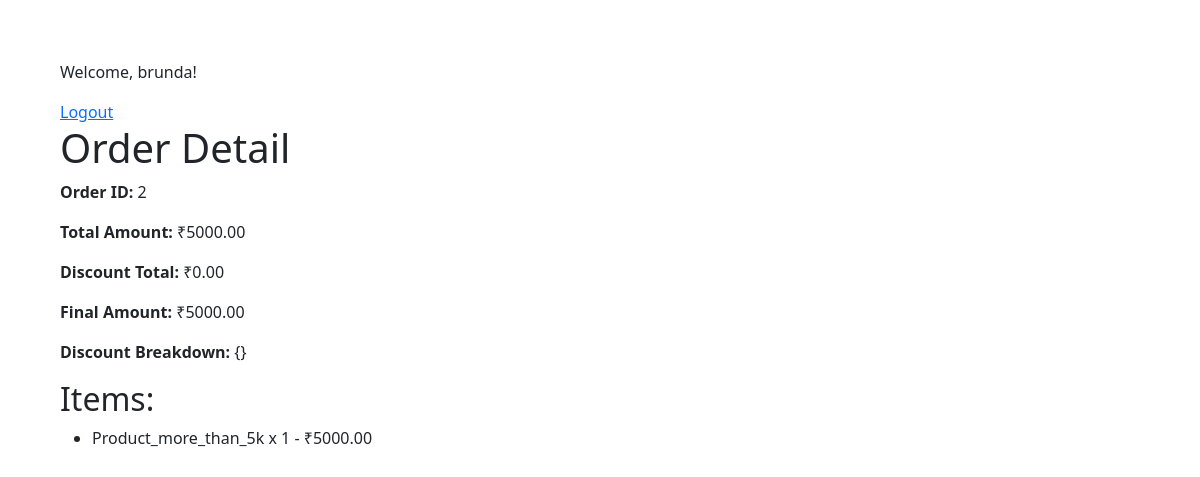
The app's page /orders/2/ (signed in) with its own data.
### storeapp/models.py (models this page shows, shortened)
class Order(models.Model):
    user = models.ForeignKey(User, on_delete=models.CASCADE, related_name='orders')
    created_at = models.DateTimeField(default=timezone.now)
    total_amount = models.DecimalField(max_digits=10, decimal_places=2, default=0.0)
    discount_total = models.DecimalField(max_digits=10, decimal_places=2, default=0.0)
    final_amount = models.DecimalField(max_digits=10, decimal_places=2, default=0.0)
    discount_breakdown = models.TextField(blank=True, null=True)  # e.g., stored as JSON or text

class OrderItem(models.Model):
    order = models.ForeignKey(Order, on_delete=models.CASCADE, related_name='order_items')
    product = models.ForeignKey(Product, on_delete=models.CASCADE)
    quantity = models.PositiveIntegerField(default=1)

class Product(models.Model):
    name = models.CharField(max_length=255)
    category = models.CharField(max_length=255)
    price = models.DecimalField(max_digits=10, decimal_places=2)

### storeapp/views.py (the view)
# urls.py: path('orders/<int:order_id>/', views.order_detail, name='order_detail'),
@login_required
def order_detail(request, order_id):
    order = get_object_or_404(Order, id=order_id, user=request.user)
    return render(request, 'order_detail.html', {'order': order})

### storeapp/templates/order_detail.html
{% extends "base.html" %}
{% block content %}
  <h1>Order Detail</h1>
  <p><strong>Order ID:</strong> {{ order.id }}</p>
  <p><strong>Total Amount:</strong> ₹{{ order.total_amount }}</p>
  <p><strong>Discount Total:</strong> ₹{{ order.discount_total }}</p>
  <p><strong>Final Amount:</strong> ₹{{ order.final_amount }}</p>
  <p><strong>Discount Breakdown:</strong> {{ order.discount_breakdown }}</p>
  <h2>Items:</h2>
  <ul>
    {% for item in order.order_items.all %}
      <li>{{ item.product.name }} x {{ item.quantity }} - ₹{{ item.product.price }}</li>
    {% endfor %}
  </ul>
{% endblock %}

### storeapp/templates/base.html (shortened to what this page needs)
<!DOCTYPE html>
<html>
<head>
    <link href="https://cdn.jsdelivr.net/npm/bootstrap@5.3.3/dist/css/bootstrap.min.css" rel="stylesheet">
    <link rel="stylesheet" href="./index.css">
</head>
<body>
    {% if user.is_authenticated %}
      <p>Welcome, {{ user.username }}!</p>
      <a href="#" onclick="document.getElementById('logout-form').submit();">Logout</a>
    {% else %}
      <a href="{% url 'login' %}">Login</a>
    {% endif %}
    {% block content %}{% endblock %}
</body>
</html>

### storeapp/templates/index.css (style rules this page uses)
body { margin: 10px; padding: 50px; }

### records on screen
Order: id "2", total_amount "5000.00", discount_total "0.00", final_amount "5000.00", discount_breakdown "{}"
OrderItem: product.name "Product_more_than_5k", quantity "1", product.price "5000.00"

### other values on screen
{{ user.username }} "brunda"
